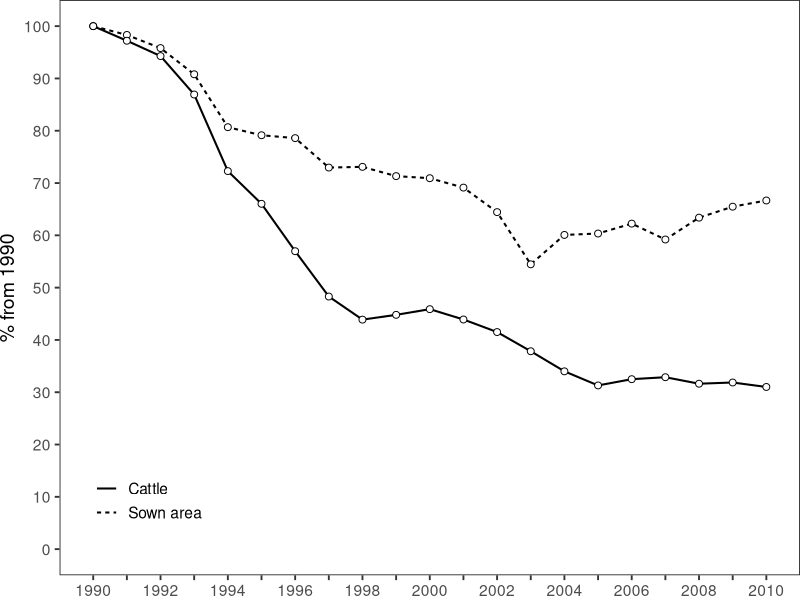
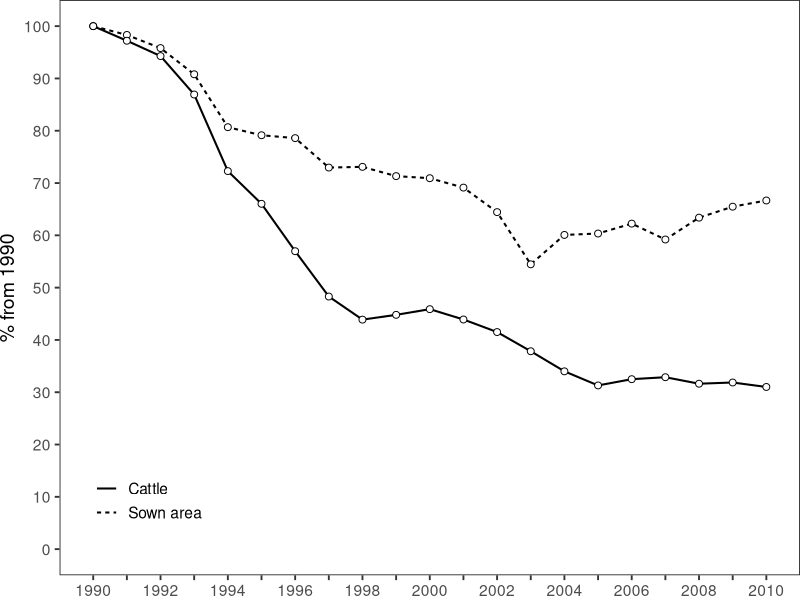
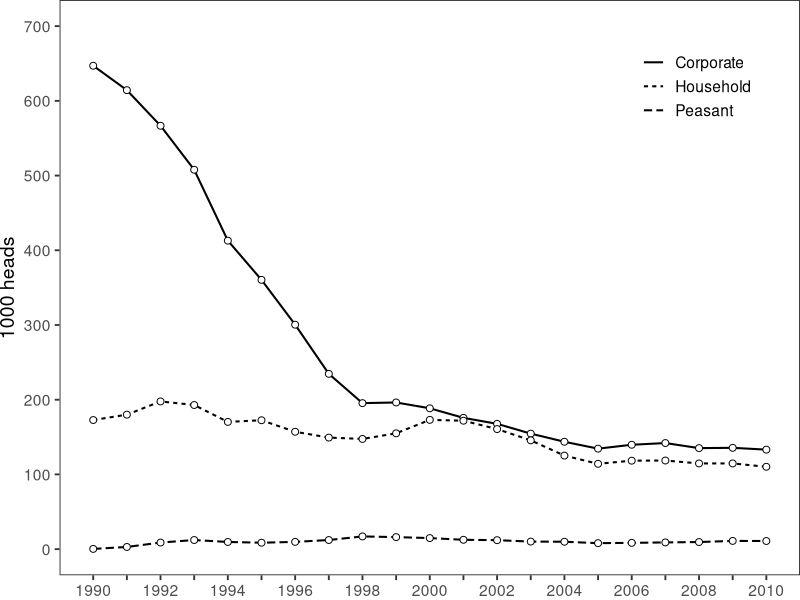
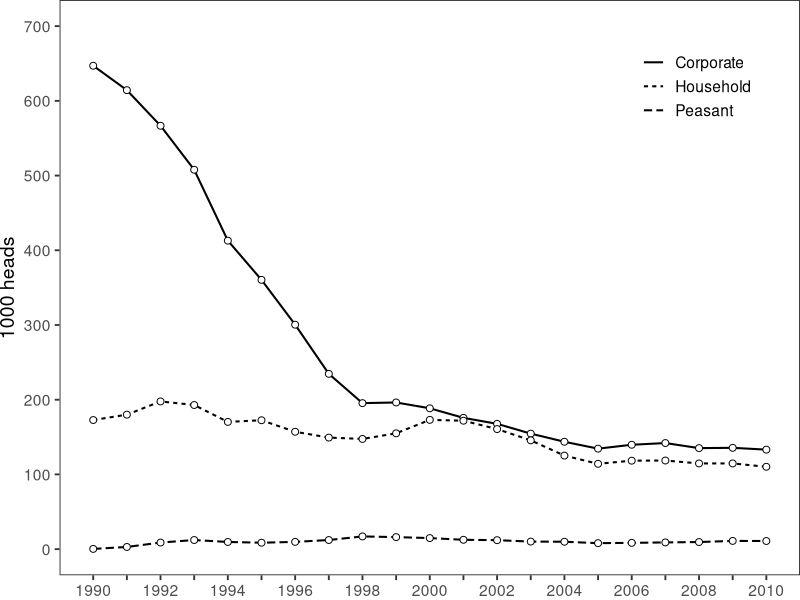

These charts were generated, in order, by the following R code:
# Market Expansion and Rural Depopulation in post-Socialist Russia
# Alexander Sheludkov, 2020

# Appendix. Figure A3. Agricultural dynamics in Tyumen province in 1990-2010.
# Appendix. Figure A4. Structural changes in cattle farming in Tyumen province in 1990-2010.

library(readr)
library(dplyr)
library(tidyr)
library(ggplot2)

# Read data (based on Rosstat estimates)
cattle <- readr::read_csv("data/Agriculture/Cattle_structure.csv")
sown_area_cattle <- readr::read_csv("data/Agriculture/Sown_area_cattle.csv")

# Figure A3. Agricultural dynamics in Tyumen province in 1990-2010.

years.labels <- 1990:2010
years.labels[-seq(1,25,2)] <- ""

FigA3 <-
  sown_area_cattle %>% 
  group_by(Indicator) %>% 
  mutate(Value = Value/Value[Year == 1990]*100) %>% # calculate ratio
  ggplot(aes(x = Year, y = Value, linetype = Indicator))+
  geom_line(lwd = 0.7)+
  geom_point(size=2, shape=21, fill="white", show.legend = F)+
  scale_x_continuous(breaks = 1990:2010, labels = years.labels)+
  scale_y_continuous(name = "% from 1990", limits = c(0,100),
                     breaks = seq(0, 110, 10))+
  scale_linetype(labels = c("Cattle", "Sown area"))+
  theme_bw(base_size = 14, base_family = "Helvetica")+
  theme(panel.grid = element_blank(),
        axis.ticks = element_line(),
        axis.title.x = element_blank(),
        legend.title = element_blank(),
        legend.position = c(0.12,0.13),
        plot.margin = margin(0,0,0,0, "cm"))

ggsave(plot = FigA3, filename = "Figure A3.jpeg",
       device = "jpeg", path = "plots/Appendix/",
       dpi = 300, width = 18, height = 10, units = "cm")
ggsave(plot = FigA3, filename = "Figure A3.eps", 
       path = "plots/Appendix/",
       width = 18, height = 10, units = "cm", device = "eps")

# Fig. A4. Structural changes in cattle farming in Tyumen oblast in 1990-2010
# Notes: “Corporate” refers to agricultural enterprises, “peasant” refers to family farms,
# and “household” refers to private small-scale farming.

FigA4 <- cattle %>% 
  ggplot(aes(x = Year, y = Value, linetype = FarmCategory))+
  geom_line(lwd = 0.7)+
  geom_point(size=2, shape=21, fill="white", show.legend = F)+
  scale_x_continuous(breaks = 1990:2010, labels = years.labels)+
  scale_y_continuous(name = "1000 heads", limits = c(0,700),
                     breaks = seq(0, 700, 100))+
  scale_linetype(labels = c("Corporate", "Household", "Peasant"))+
  theme_bw(base_size = 14, base_family = "Helvetica")+
  theme(panel.grid = element_blank(),
        axis.ticks = element_line(),
        axis.title.x = element_blank(),
        legend.position = c(0.86, 0.85),
        legend.direction = "vertical",
        legend.title = element_blank(),
        legend.box = "horizontal", 
        plot.margin = margin(0,0,0,0, "cm"))

# Save the plot
ggsave(plot = FigA4, filename = "Figure A4.jpeg",
       device = "jpeg", path = "plots/Appendix/",
       dpi = 300, width = 18, height = 10, units = "cm")

ggsave(plot = FigA4, filename = "Figure A4.eps", 
       path = "plots/Appendix/",
       width = 18, height = 10, units = "cm", device = "eps")
